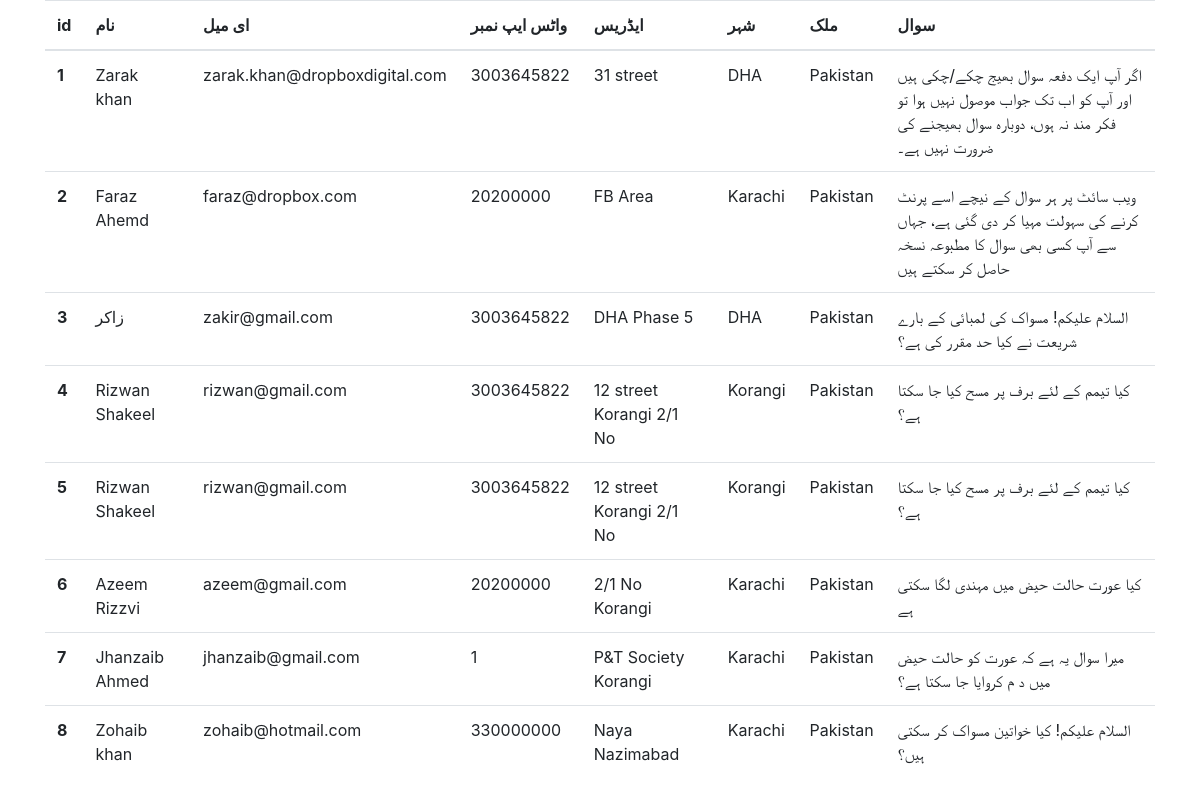
The app's page /Questions.php, older data.
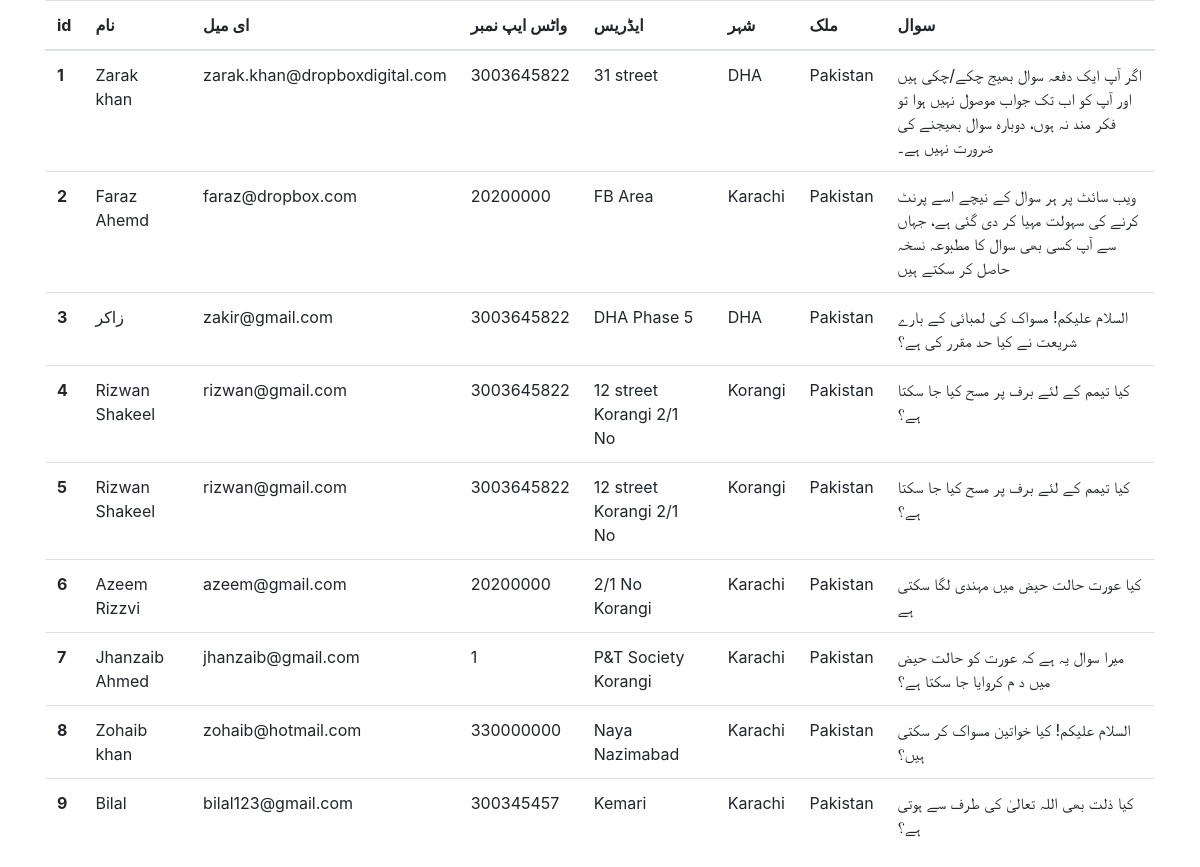
The same page, newer data.
### tables this page shows
CREATE TABLE `questions` (
  `id` int(11) NOT NULL,
  `Questioner_name` varchar(100) NOT NULL,
  `Questioner_email` varchar(100) NOT NULL,
  `Questioner_whatappno` bigint(20) NOT NULL,
  `Questioner_address` varchar(200) NOT NULL,
  `Questioner_city` varchar(50) NOT NULL,
  `Questioner_country` varchar(50) NOT NULL,
  `Questions` varchar(1000) NOT NULL,
  `categories` varchar(100) NOT NULL
);

### Questions.php (the view, shortened to what this page needs)
<?php
require 'connection.php';
$sql = "SELECT * FROM questions";
$result = $conn->query($sql);
?>
<!DOCTYPE html>
<html lang="en">
<head>
    <link rel="stylesheet" href="https://stackpath.bootstrapcdn.com/bootstrap/4.1.3/css/bootstrap.min.css">
</head>
<body>
    <div class="container">
        <div class="row">
            <div class="col-md-12">
                <table class="table">
                    <thead>
                        <tr>
                            <th scope="col">id</th>
                            <th scope="col">نام</th>
                            <th scope="col">ای میل</th>
                            <th scope="col">واٹس ایپ نمبر</th>
                            <th scope="col">ایڈریس</th>
                            <th scope="col">شہر</th>
                            <th scope="col">ملک</th>
                            <th scope="col">سوال</th>
                        </tr>
                    </thead>
                    <tbody>
                        <?php
                        while ($row = $result->fetch_assoc()) {
                        ?>
                            <tr>
                                <th scope="row"><?php echo $row["id"]?></th>
                                <td><?php echo $row["Questioner_name"]?></td>
                                <td><?php echo $row["Questioner_email"]?></td>
                                <td><?php echo $row["Questioner_whatappno"]?></td>
                                <td><?php echo $row["Questioner_address"]?></td>
                                <td><?php echo $row["Questioner_city"]?></td>
                                <td><?php echo $row["Questioner_country"]?></td>
                                <td><?php echo $row["Questions"]?></td>
                            </tr>
                        <?php
                        }
                        ?>
                    </tbody>
                </table>
            </div>
        </div>
    </div>
</body>
</html>

Row changes from the older to the newer data that the page shows:
added questions: id "9", Questioner_name "Bilal", Questioner_email "bilal123@gmail.com", Questioner_whatappno "300345457", Questioner_address "Kemari", Questioner_city "Karachi", Questioner_country "Pakistan", Questions "کیا ذلت بھی اللہ تعالیٰ‌ کی طرف سے ہوتی ہے؟"
